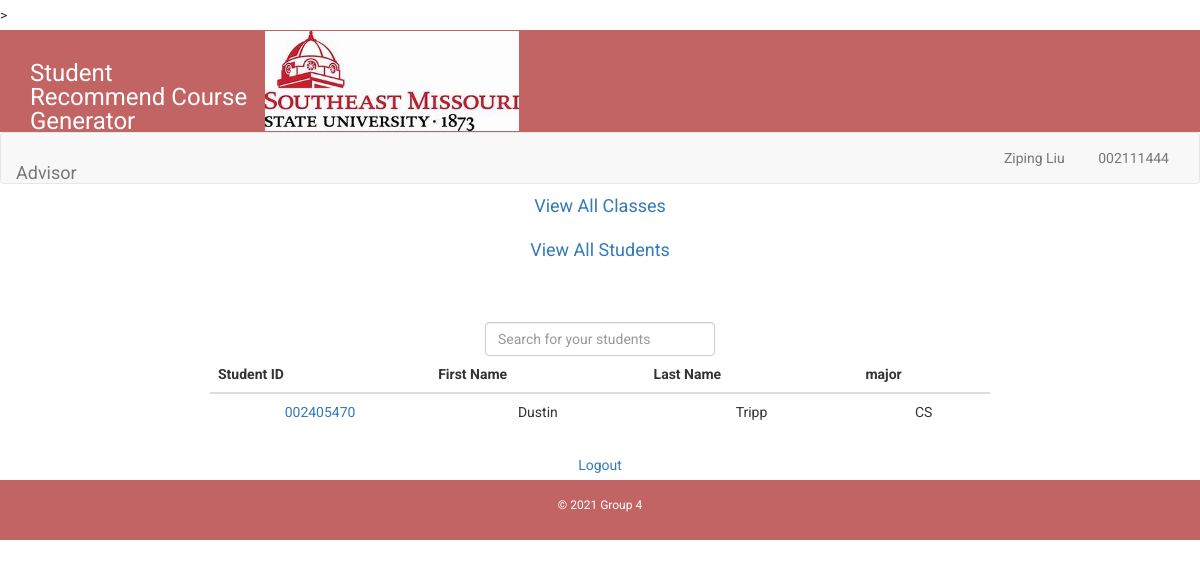
The page /advisor_home.php (signed in) on the database its author committed.
### tables this page shows
CREATE TABLE IF NOT EXISTS `student` (
  `studentid` varchar(9) NOT NULL,
  `fname` varchar(20) NOT NULL,
  `lname` varchar(30) NOT NULL,
  `email` varchar(50) NOT NULL,
  `password` varchar(128) NOT NULL,
  `major` varchar(4) NOT NULL COMMENT 'Major of student',
  `advid` varchar(9) NOT NULL,

  `startyear` varchar(4) NOT NULL,

  PRIMARY KEY (`studentid`),
  KEY `advid` (`advid`)
);

### advisor_home.php (the view, shortened to what this page needs)
<!DOCTYPE html>
<html>
<head>
    <head>
    <link href="assets/css/bootstrap.css" rel="stylesheet" />
    <link href="assets/css/font-awesome.css" rel="stylesheet" />
    <link href="assets/css/style.css" rel="stylesheet" />
</head>>
</head>
<body>
    <?php include('includes/header.php');?>
    <nav class="navbar navbar-default navbar-custom">
        <div class="container-fluid">
            <div class="navbar-header">
                <a class="navbar-brand" href="advisor_home.php">Advisor</a>
            </div>
            <div class="collapse navbar-collapse" id="bs-example-navbar-collapse-1">
                <ul class="nav navbar-nav navbar-right">
                    <li><a href="advisor_home.php">
                    <?php
                        echo $_SESSION['fname'];
                        echo $_SESSION['lname'];
                    ?>
                    </a></li>
                    <li>&nbsp;</li>
                    <li><a><?php echo $_SESSION['advid']; ?></a></li>
                </ul>
            </div>
        </div>
    </nav>
<div class="container">
    <div class="row text-center">
        <div class="col-md-4"></div>
        <div class="col-md-4">
            <div class="row extra-top">
                 <a href="searchcourse.php" class="btn-lg btn-primaryButts btn-block">View All Classes</a>
            </div>
            <div class="row extra-top">
                <a href="search_students.php" class="btn-lg btn-primaryButts btn-block">View All Students</a>
             </div>
        </div>
        <div class="col-md-4"></div>
    </div>
    <div class="row text-center" style="margin-top: 50px;">
        <div class="col-md-2"></div>
        <div class="col-md-8">
            <div class="row">
                <div class="col-md-4"></div>
                <div class="col-md-4">
                    <input type="search" id="search" value="" class="form-control" placeholder="Search for your students">
                </div>
                <div class="col-md-4"></div>
            </div>
            <div class="row extra-top">
                <table id="studentList" class="table">
                    <thead>
                        <tr>
                            <th>Student ID</th>
                            <th>First Name</th>
                            <th>Last Name</th>
                            <th>major</th>
                        </tr>
                    </thead>
                    <tbody>
                        <?php
                            require_once 'includes/db_connect.php';
                            $advid = $_SESSION['advid'];
                            $sql = " SELECT student.fname AS fname, student.lname AS lname, studentid, major
                                     FROM student
                                     WHERE advid = ?";
                            $myStudents = $connection->prepare($sql);
                            $myStudents->bind_param('s', $advid);
                            $myStudents->execute();
                            $result = $myStudents->get_result();
                            if ($result->num_rows > 0) {
                                while ($row = $result->fetch_assoc()) {
                                    $fname = $row['fname'];
                                    $lname = $row['lname'];
                                    $studentid = $row['studentid'];
                                    $major = $row['major'];
                                    echo "<tr>";
                                    echo "<td><a class='link' href=advisor_form.php?studentid=",urlencode($studentid),">$studentid</a></td>";
                                    echo "<td>$fname</td>";
                                    echo "<td>$lname</td>";
                                    echo "<td>$major</td>";
                                    echo "</tr>";
                                }
                            }
                        ?>
                    </tbody>
                </table>
            </div>
        </div>
        <div class="col-md-2"></div>
    </div>
    <div class="row text-center">
        <div class="extra-top">
                 <a href="includes/logout.php" class="logout">Logout</a>
        </div>
    </div>
</div>
    <center>
      <?php include 'footer.php'; ?>
    </center>
</body>
</html>

### assets/css/style.css (style rules this page uses)
body { font-family: 'Roboto', sans-serif; line-height: 30px; }
.navbar-brand { width: 250px; padding-top: 30px; }
.navbar { margin-bottom: 0px; }

### rows shown on the page
student: studentid "002405470", fname "Dustin", lname "Tripp", major "CS"

### other values the page prints
$_SESSION['fname'] "Ziping"
$_SESSION['lname'] "Liu"
$_SESSION['advid'] "002111444"
